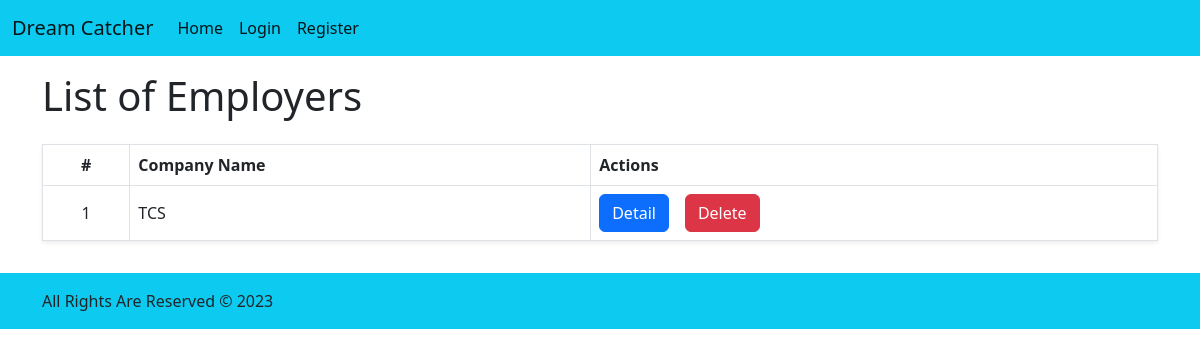
The app's page /accounts/employers/list/, older data.
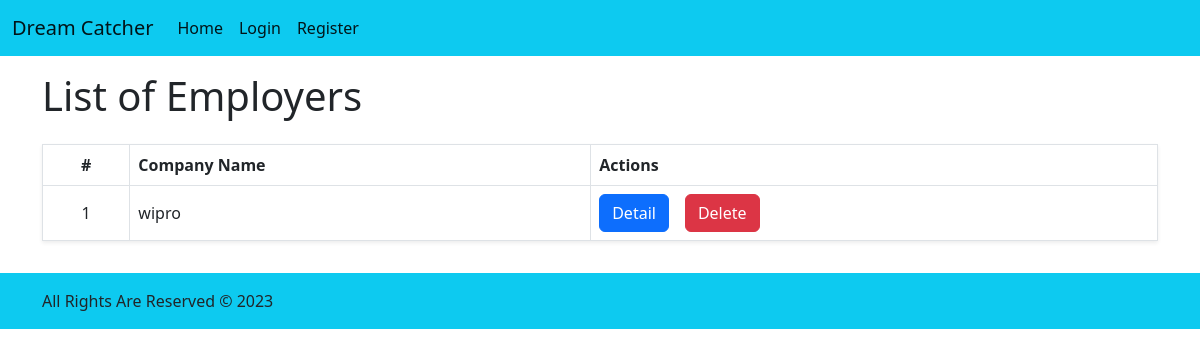
The same page, newer data.
### accounts/models.py (models this page shows, shortened)
class EmployerModel(models.Model):
    company_name = models.CharField(max_length=64)
    address = models.TextField(max_length=150)
    contact_no = models.BigIntegerField()
    user = models.OneToOneField(settings.AUTH_USER_MODEL, on_delete=models.CASCADE)
    status = models.BooleanField(default=True)
    def __str__(self) -> str:
        return self.company_name

### accounts/views.py (the view)
# urls.py: path("employers/list/", views.EmployerListView.as_view(), name="employer_list"),
class EmployerListView(views.ListView):
    template_name = "accounts/employer/employer_list.html"
    model = models.EmployerModel
    context_object_name = "employer"

### templates/accounts/employer/employer_list.html
{% extends 'base.html' %} {% block content %}
<div class="container-lg d-flex flex-column gap-3 py-3">
  <div class="row">
    <div class="col">
      <h1>List of Employers</h1>
    </div>
  </div>
  <div class="row">
    <div class="col">
      <table class="table table-bordered align-middle shadow-sm">
        <thead>
          <tr>
            <th class="text-center">#</th>
            <th>Company Name</th>
            <th>Actions</th>
          </tr>
        </thead>
        <tbody>
          {% for employer in employer %}
          <tr>
            <td class="text-center">{{forloop.counter}}</td>
            <td>{{employer}}</td>
            <td>
              <div class="d-flex gap-3 flex-wrap">
                <a
                  href="{% url 'accounts:employer_detail' employer.id %}"
                  class="btn btn-primary"
                  >Detail</a
                >
                <a
                  href="{% url 'accounts:employer_delete' employer.id %}"
                  class="btn btn-danger"
                  >Delete</a
                >
              </div>
            </td>
          </tr>
          {% empty %}
          <tr>
            <td colspan="5">No Employer Found!</td>
          </tr>
          {% endfor %}
        </tbody>
      </table>
    </div>
  </div>
</div>
{% endblock %}

### templates/base.html (shortened to what this page needs)
{% load static %}
<!DOCTYPE html>
<html lang="en">
<head>
    <link rel="stylesheet" href="{% static 'bootstrap-5.2.3-dist/css/bootstrap.css' %}">
    <link rel ="stylesheet" href="{% static 'css/style.css' %}" />
</head>
<body>
    {% include "partials/navbar.html" %}
    {% block content %}{% endblock content %}
    {% include "partials/footer.html" %}
</body>
</html>

### templates/partials/navbar.html (shortened to what this page needs)
<nav class="navbar navbar-expand-lg bg-info">
  <div class="container-fluid">
    <a class="navbar-brand" href="#">Dream Catcher</a>
    <div class="collapse navbar-collapse" id="navbarNavAltMarkup">
      <div class="navbar-nav">
        <a
          class="nav-link active"
          aria-current="page"
          href="{% url 'core:home' %}"
          >Home</a
        >
        {% if user.is_authenticated %}
        {% if user.profilemodel.id %}
        <a
          class="nav-link"
          href="{% url 'accounts:profile_detail' user.profilemodel.id %}"
          >{{user}}</a
        >
        {% else %}
        <a class="nav-link" href="{% url 'accounts:profile_create' %}"
          >{{user}}</a
        >
        {% endif %}
        <a
          class="nav-link active"
          aria-current="page"
          href="{% url 'accounts:logout' %}"
          >Logout</a
        >
        {% else %}
        <a
          class="nav-link active"
          aria-current="page"
          href="{% url 'accounts:login' %}"
          >Login</a
        >
        <a
          class="nav-link active"
          aria-current="page"
          href="{% url 'accounts:signup' %}"
          >Register</a
        >
        {% endif %}
        <a class="nav-link" href="#"></a>
        <a class="nav-link" href="#"></a>
        <a class="nav-link disabled"></a>
      </div>
    </div>
  </div>
</nav>

### templates/partials/footer.html (shortened to what this page needs)
<footer class="bg-info mt-3">
    <div class="container-lg">
      <div class="row row-cols-3 g-3">
      </div>
      <div class="row">
        <div class="col">
          <p>All Rights Are Reserved &copy; 2023</p>
        </div>
      </div>
    </div>
  </footer>

Row changes from the older to the newer data that the page shows:
removed EmployerModel: company_name "TCS"
added EmployerModel: company_name "wipro"
